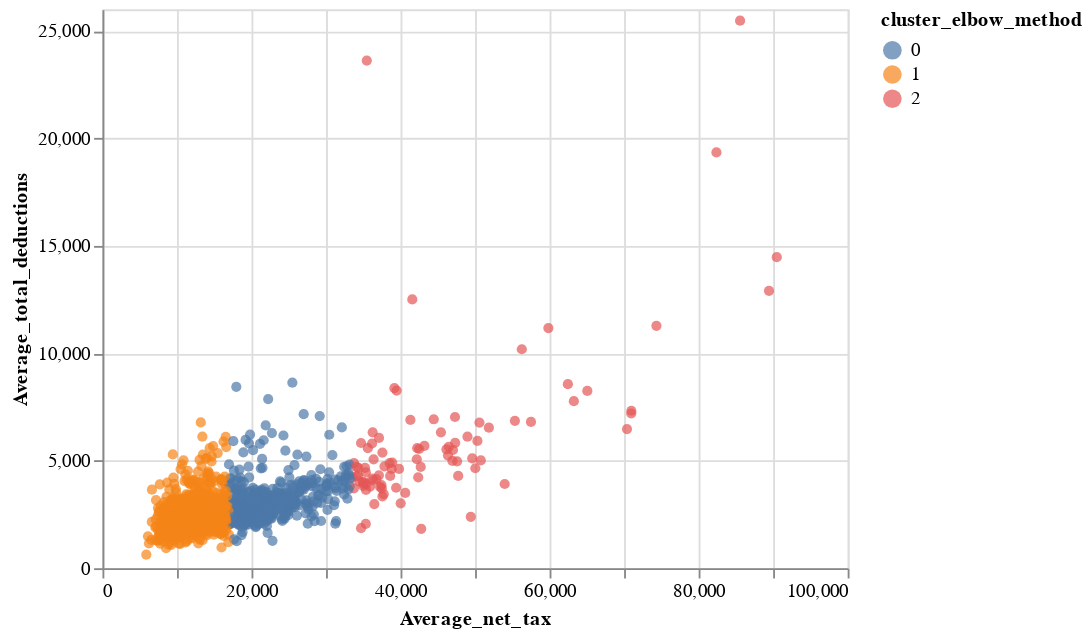

The notebook cell this image was saved under:
### Code cell
scatter_plot.encode(x='Average_net_tax', y='Average_total_deductions', color='cluster_elbow_method:N',
tooltip=['Postcode', 'cluster_elbow_method', 'Average_net_tax', 'Average_total_deductions']
).interactive()

### Figure 1 — Vega-Lite specification as saved in the notebook (floating-point values rounded to 4 significant figures; data arrays with more than 128 entries replaced by an {"elided": "..."} marker saying what was removed)
{"config": {"view": {"continuousWidth": 400, "continuousHeight": 300}}, "data": {"name": "data-985e09460622f3ae0c5818c70f74856b"}, "mark": "circle", "encoding": {"color": {"type": "nominal", "field": "cluster_elbow_method"}, "tooltip": [{"type": "quantitative", "field": "Postcode"}, {"type": "quantitative", "field": "cluster_elbow_method"}, {"type": "quantitative", "field": "Average_net_tax"}, {"type": "quantitative", "field": "Average_total_deductions"}], "x": {"type": "quantitative", "field": "Average_net_tax"}, "y": {"type": "quantitative", "field": "Average_total_deductions"}}, "selection": {"selector007": {"type": "interval", "bind": "scales", "encodings": ["x", "y"]}}, "$schema": "https://vega.github.io/schema/vega-lite/v4.0.2.json", "datasets": {"data-985e09460622f3ae0c5818c70f74856b": {"elided": "2473 records"}}}
